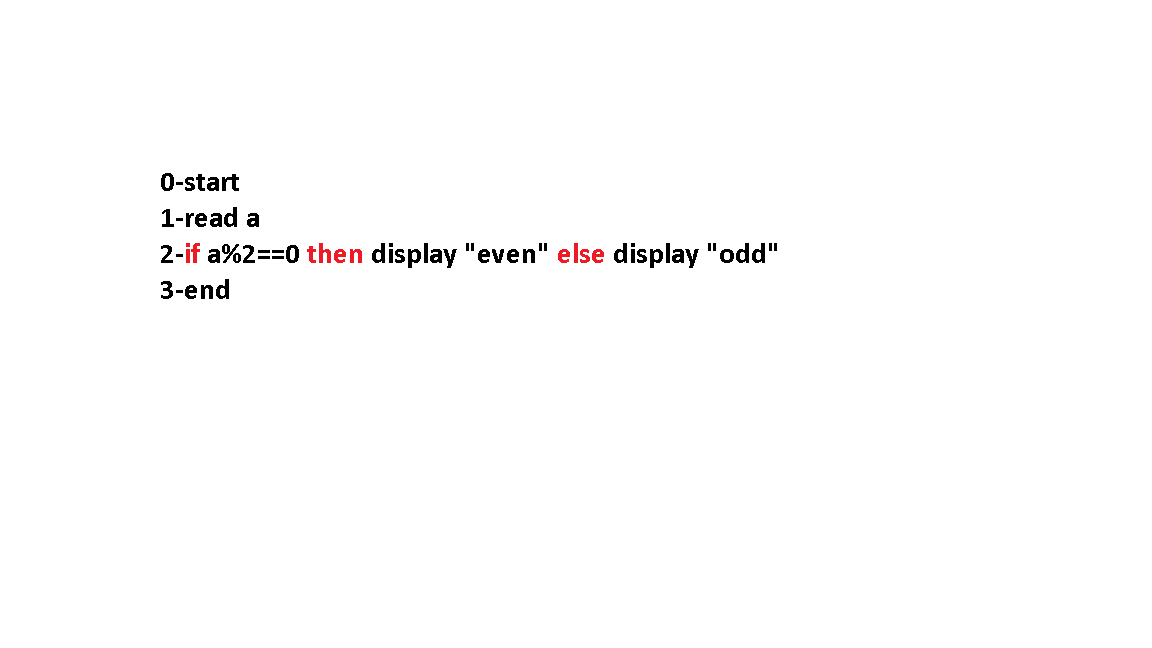
#> input picture 1/11.png, 1152 x 648 px, given in place of 11.jpeg, which was not available
$ jupyter execute 'cv.s7(machine vision)part4.ipynb'   (older library calls are emulated)
#> lines starting #> are read from the running program, lines starting #| are printed output that depends on the picture; pictures that were not available may be replaced by others from this repository, and a replacement may not be noted
[cell 1]
import cv2
import numpy as np
import matplotlib.pyplot as plt

[cell 2]
image=cv2.imread(r"C:\Users\Student\Desktop\pic\11.jpeg",0)
#> image: shape (648, 1152); min 0, max 255, mean 253
kernel=np.array([[0,0,0],[-1/2,0,1/2],[0,0,0]])
edge=cv2.filter2D(image,-1,kernel)
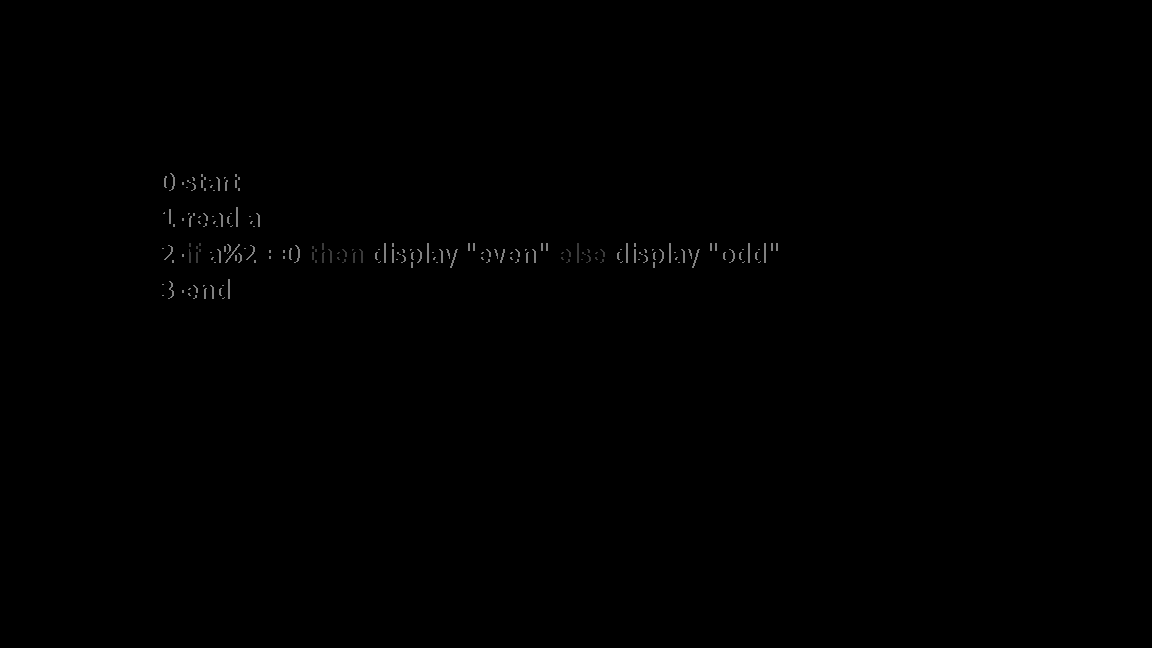
#> edge: shape (648, 1152); min 0, max 128, mean 0.4
edges=cv2.filter2D(image,cv2.CV_64F,kernel)
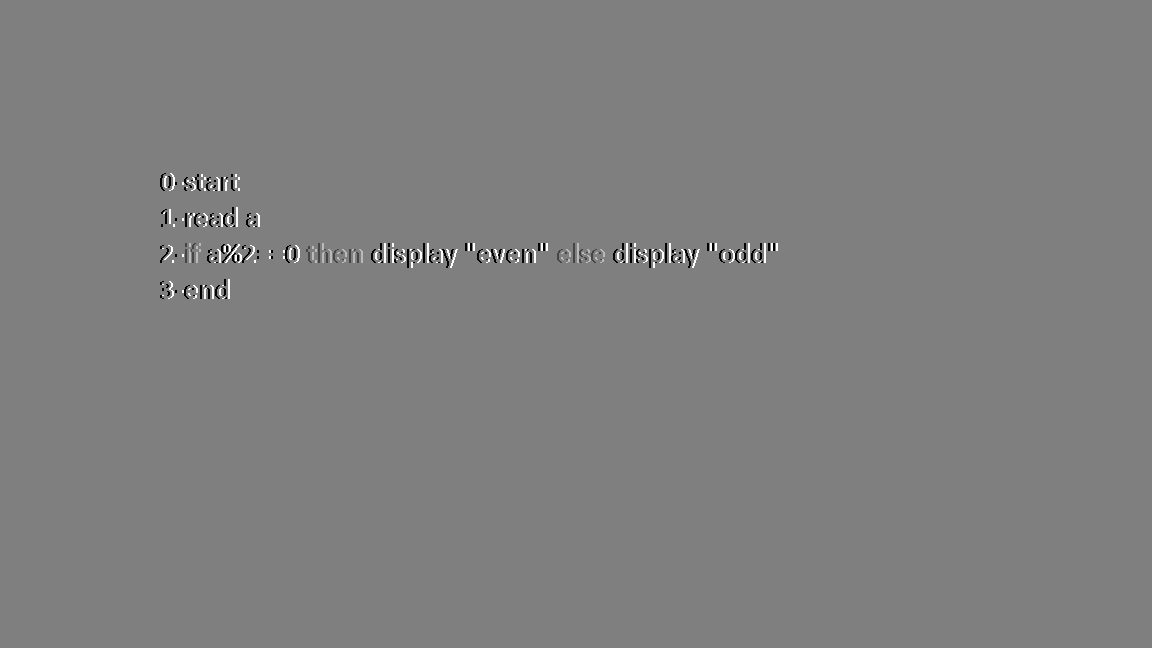
#> edges: shape (648, 1152) float64; min -127.5, max 127.5, mean 0; drawn with min black and max white
plt.figure(figsize=[12,7])
plt.subplot(141);plt.imshow(image,cmap="gray");plt.title("original")
plt.subplot(142);plt.imshow(edge,cmap="gray");plt.title("edge")
plt.subplot(143);plt.imshow(edges,cmap="gray");plt.title("edges")
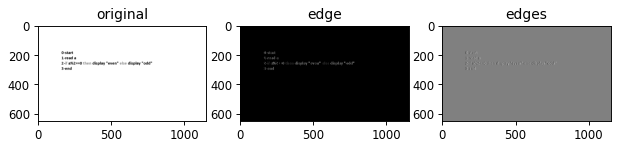
#> figure drawn by matplotlib, 3 panels

$ run again, with 1/001.png copied over 1/11.png
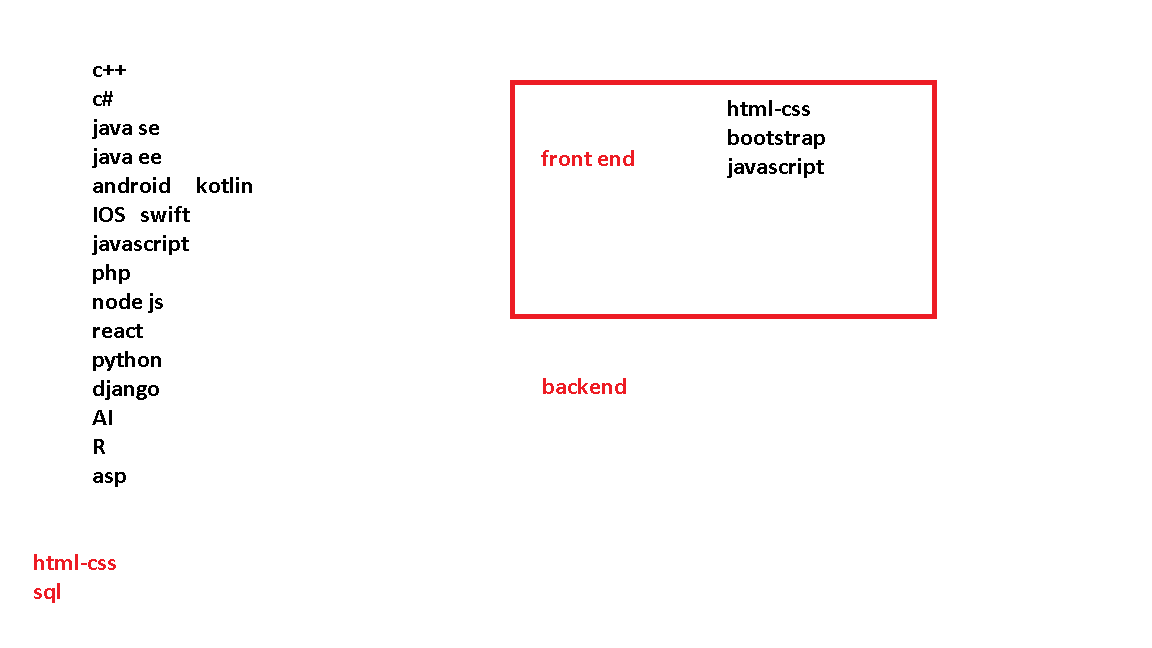
#> input picture 1/001.png, 1152 x 648 px, given in place of 11.jpeg, which was not available
#> `edges=cv2.filter2D(image,cv2.CV_64F,kernel)`:
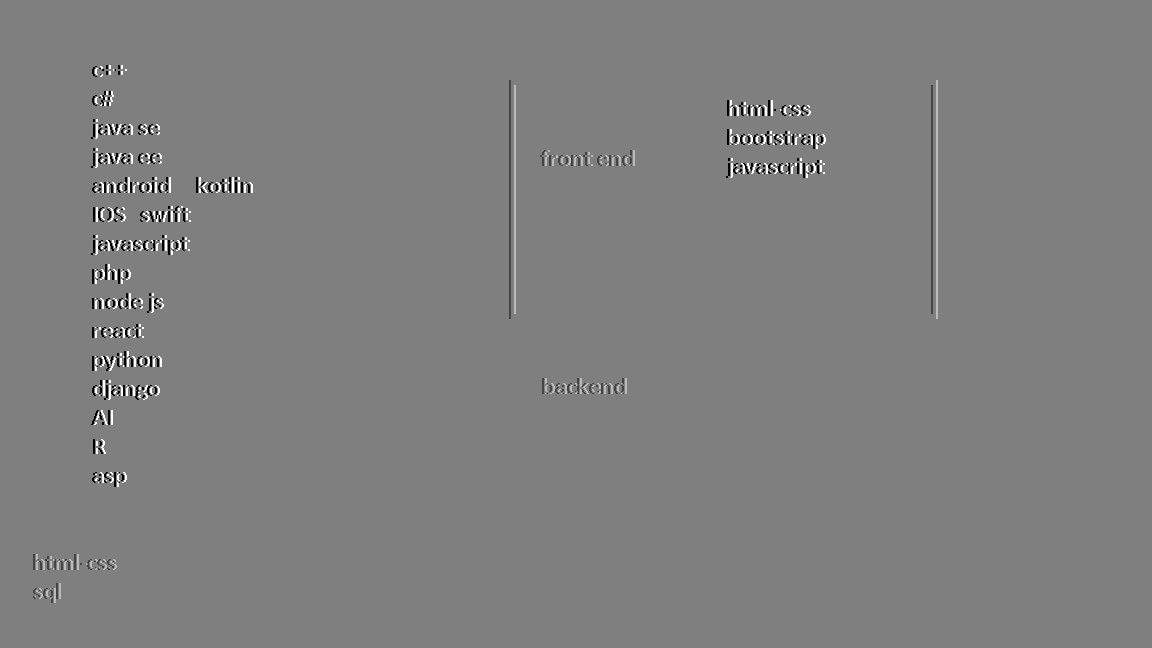
#> edges: shape (648, 1152) float64; min -127.5, max 127.5, mean 0; drawn with min black and max white
#> `[cell 2] image=cv2.imread(r"C:\Users\Student\Desktop\pic\11.jpeg",0) k..`:
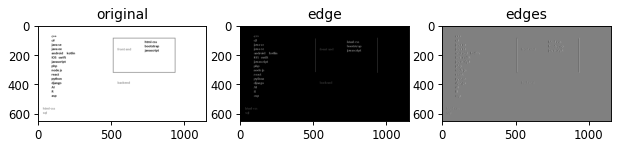
#> figure drawn by matplotlib, 3 panels

$ run again, with 1/002.png copied over 1/11.png
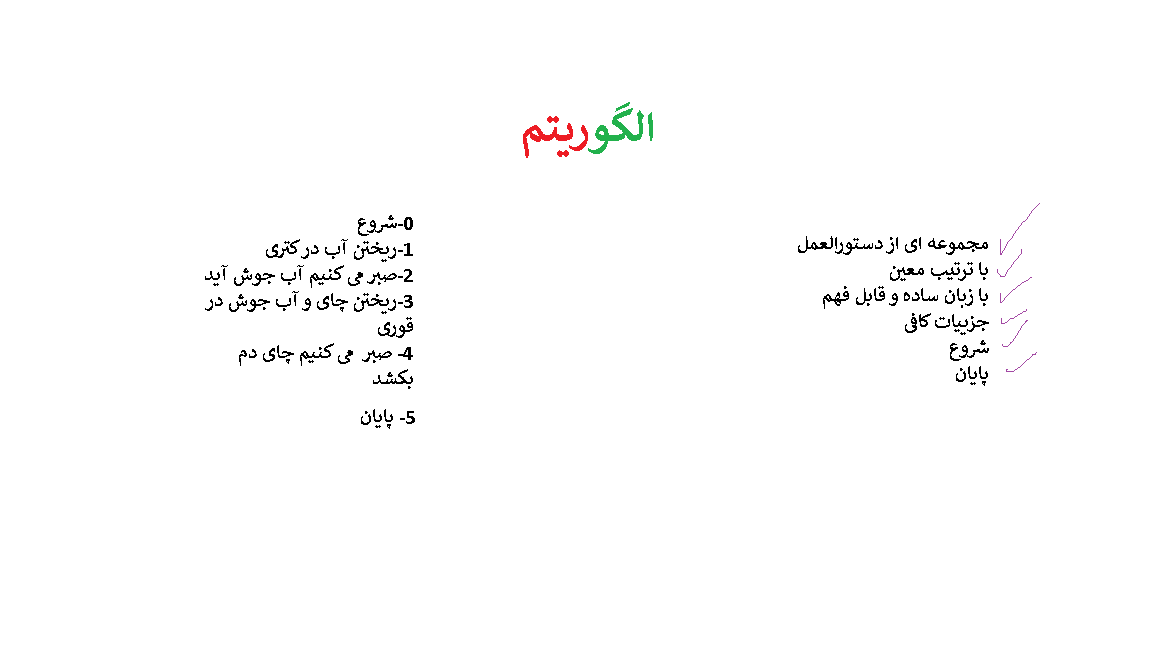
#> input picture 1/002.png, 1152 x 648 px, given in place of 11.jpeg, which was not available
#> `edges=cv2.filter2D(image,cv2.CV_64F,kernel)`:
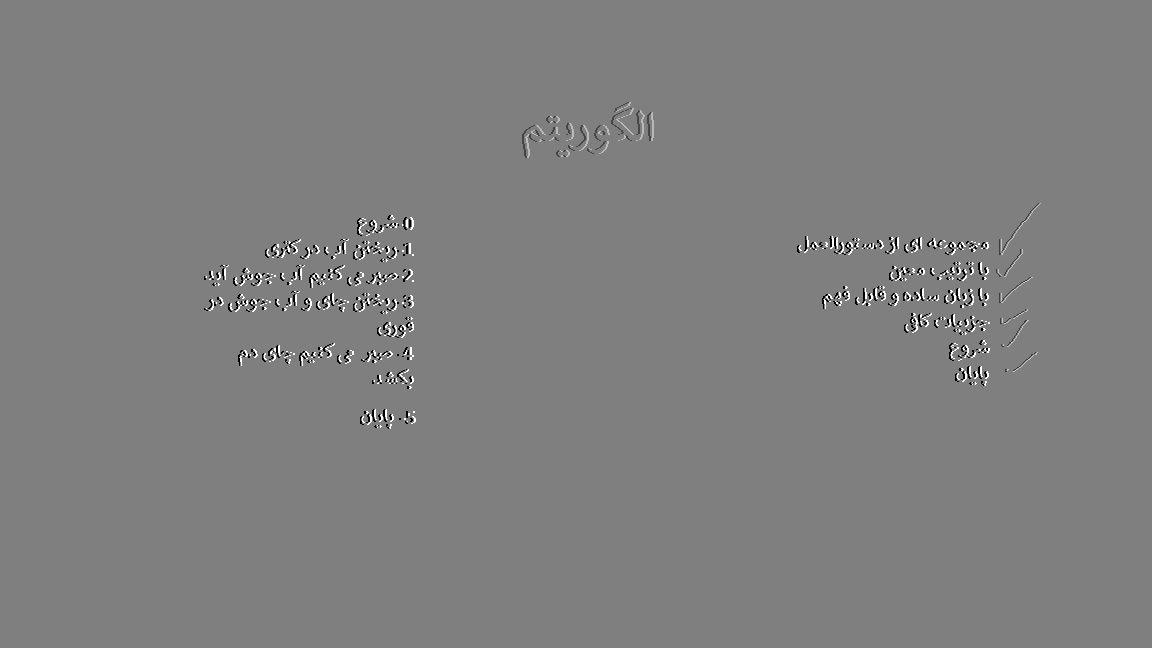
#> edges: shape (648, 1152) float64; min -127.5, max 127.5, mean 0; drawn with min black and max white
#> `[cell 2] image=cv2.imread(r"C:\Users\Student\Desktop\pic\11.jpeg",0) k..`:
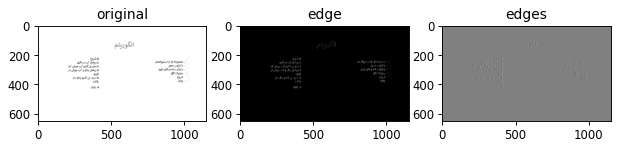
#> figure drawn by matplotlib, 3 panels

$ run again, with 1/003.png copied over 1/11.png
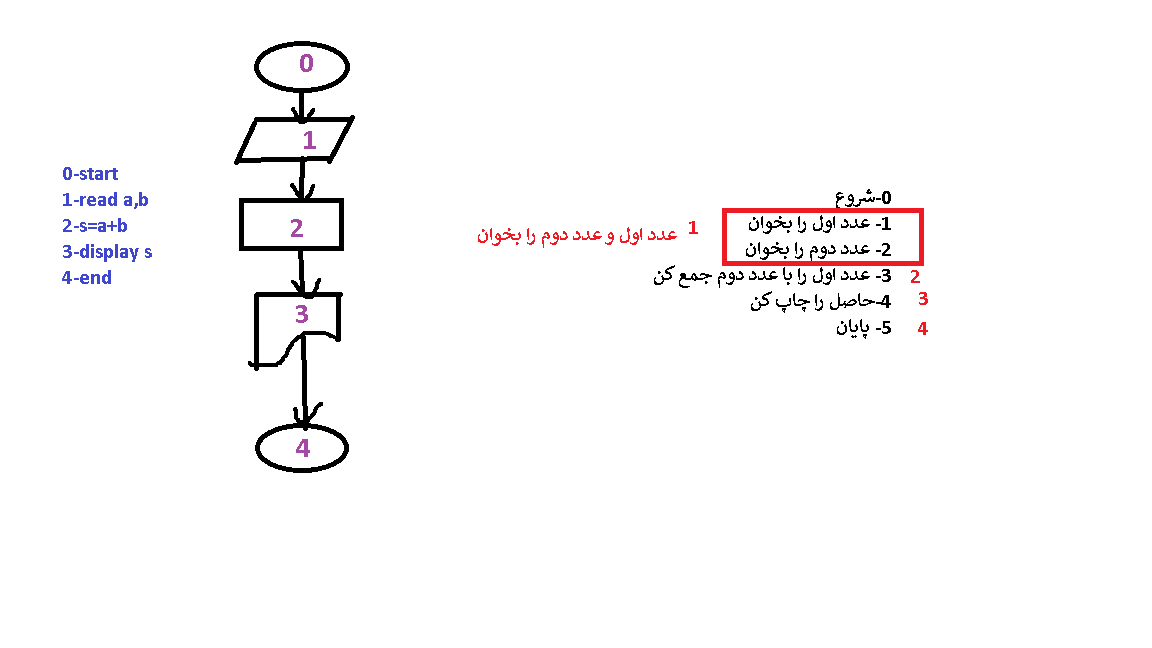
#> input picture 1/003.png, 1152 x 648 px, given in place of 11.jpeg, which was not available
#> `edges=cv2.filter2D(image,cv2.CV_64F,kernel)`:
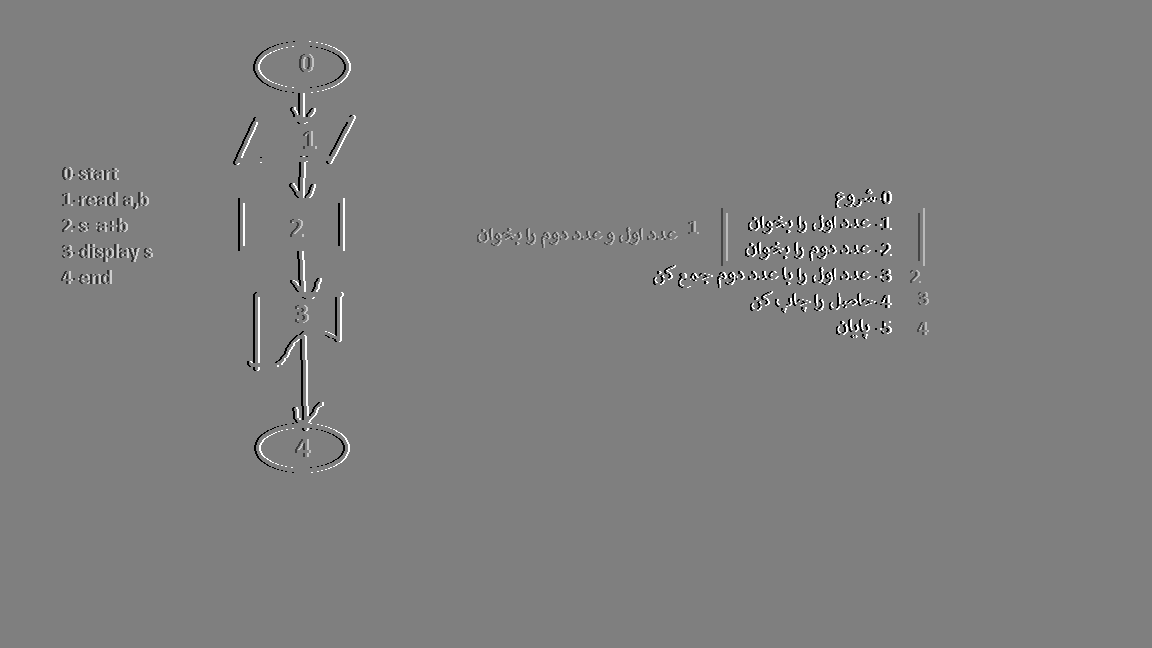
#> edges: shape (648, 1152) float64; min -127.5, max 127.5, mean 0; drawn with min black and max white
#> `[cell 2] image=cv2.imread(r"C:\Users\Student\Desktop\pic\11.jpeg",0) k..`:
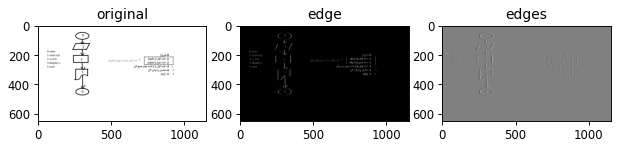
#> figure drawn by matplotlib, 3 panels
